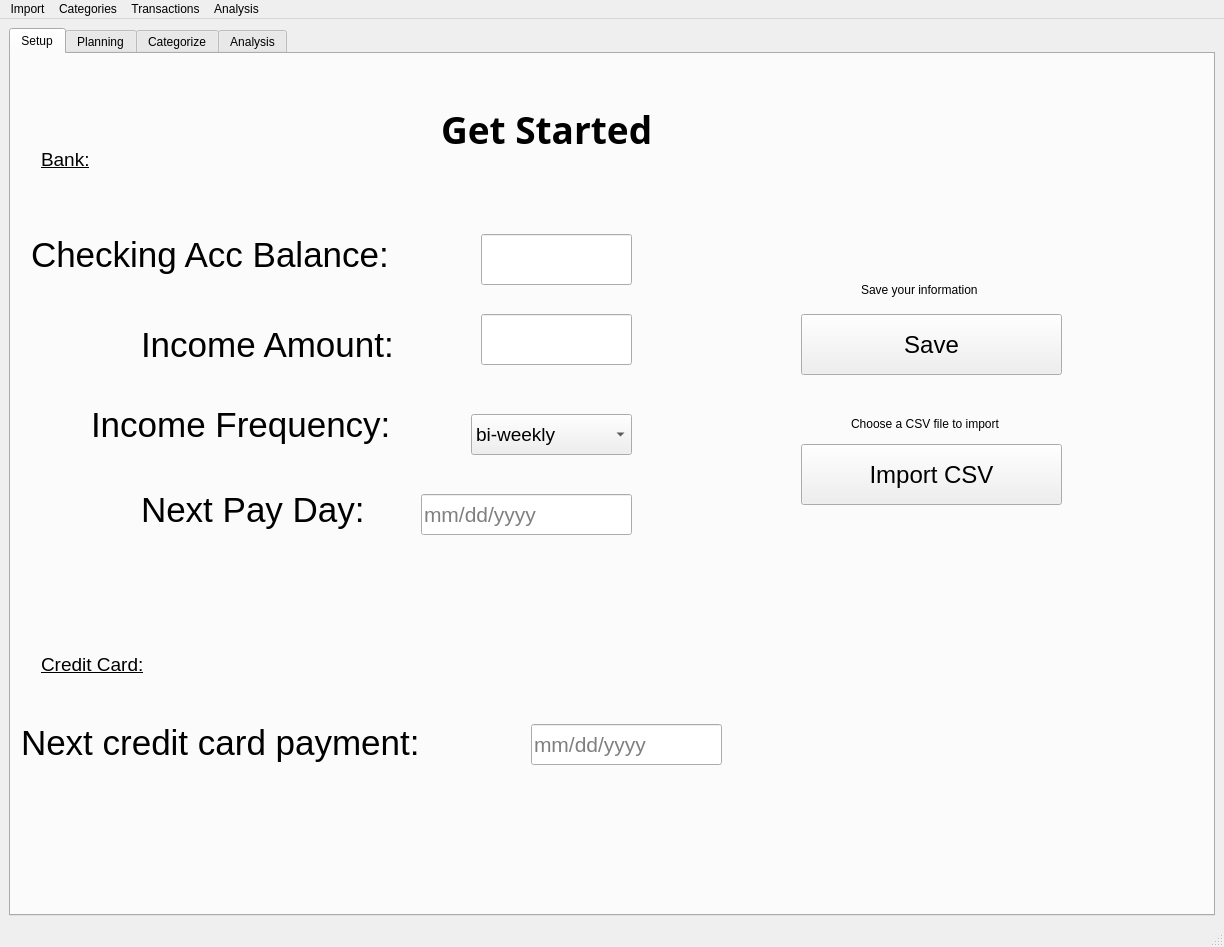
<?xml version="1.0" encoding="UTF-8"?>
<ui version="4.0">
 <class>MainWindow</class>
 <widget class="QMainWindow" name="MainWindow">
  <property name="geometry">
   <rect>
    <x>0</x>
    <y>0</y>
    <width>1224</width>
    <height>947</height>
   </rect>
  </property>
  <property name="windowTitle">
   <string>MainWindow</string>
  </property>
  <widget class="QWidget" name="centralwidget">
   <layout class="QGridLayout" name="gridLayout">
    <item row="0" column="0">
     <widget class="QTabWidget" name="TabWidget">
      <property name="acceptDrops">
       <bool>true</bool>
      </property>
      <property name="accessibleName">
       <string/>
      </property>
      <property name="currentIndex">
       <number>0</number>
      </property>
      <widget class="QWidget" name="Setup">
       <attribute name="title">
        <string>Setup</string>
       </attribute>
       <widget class="QPushButton" name="importCSVBtn">
        <property name="geometry">
         <rect>
          <x>790</x>
          <y>390</y>
          <width>261</width>
          <height>61</height>
         </rect>
        </property>
        <property name="font">
         <font>
          <pointsize>18</pointsize>
         </font>
        </property>
        <property name="text">
         <string>Import CSV</string>
        </property>
       </widget>
       <widget class="QLabel" name="label_9">
        <property name="geometry">
         <rect>
          <x>430</x>
          <y>50</y>
          <width>271</width>
          <height>51</height>
         </rect>
        </property>
        <property name="font">
         <font>
          <family>Segoe UI Black</family>
          <pointsize>28</pointsize>
          <weight>75</weight>
          <bold>true</bold>
         </font>
        </property>
        <property name="text">
         <string>Get Started</string>
        </property>
       </widget>
       <widget class="QLabel" name="label_12">
        <property name="geometry">
         <rect>
          <x>30</x>
          <y>90</y>
          <width>81</width>
          <height>31</height>
         </rect>
        </property>
        <property name="font">
         <font>
          <family>Segoe UI</family>
          <pointsize>14</pointsize>
          <weight>50</weight>
          <bold>false</bold>
          <underline>true</underline>
         </font>
        </property>
        <property name="text">
         <string>Bank:</string>
        </property>
       </widget>
       <widget class="QLabel" name="label_17">
        <property name="geometry">
         <rect>
          <x>850</x>
          <y>220</y>
          <width>131</width>
          <height>31</height>
         </rect>
        </property>
        <property name="text">
         <string>Save your information</string>
        </property>
       </widget>
       <widget class="QLabel" name="label_18">
        <property name="geometry">
         <rect>
          <x>30</x>
          <y>590</y>
          <width>161</width>
          <height>41</height>
         </rect>
        </property>
        <property name="font">
         <font>
          <family>Segoe UI</family>
          <pointsize>14</pointsize>
          <weight>50</weight>
          <bold>false</bold>
          <underline>true</underline>
         </font>
        </property>
        <property name="text">
         <string>Credit Card:</string>
        </property>
       </widget>
       <widget class="QLineEdit" name="checkingAccBal">
        <property name="geometry">
         <rect>
          <x>470</x>
          <y>180</y>
          <width>151</width>
          <height>51</height>
         </rect>
        </property>
        <property name="minimumSize">
         <size>
          <width>5</width>
          <height>5</height>
         </size>
        </property>
        <property name="font">
         <font>
          <pointsize>24</pointsize>
         </font>
        </property>
        <property name="text">
         <string/>
        </property>
       </widget>
       <widget class="QLabel" name="label_19">
        <property name="geometry">
         <rect>
          <x>20</x>
          <y>160</y>
          <width>431</width>
          <height>81</height>
         </rect>
        </property>
        <property name="font">
         <font>
          <family>Segoe UI</family>
          <pointsize>26</pointsize>
         </font>
        </property>
        <property name="text">
         <string>Checking Acc Balance:</string>
        </property>
       </widget>
       <widget class="QLabel" name="label_13">
        <property name="geometry">
         <rect>
          <x>130</x>
          <y>260</y>
          <width>321</width>
          <height>61</height>
         </rect>
        </property>
        <property name="font">
         <font>
          <family>Segoe UI</family>
          <pointsize>26</pointsize>
         </font>
        </property>
        <property name="text">
         <string>Income Amount:</string>
        </property>
       </widget>
       <widget class="QLineEdit" name="incomeAmount">
        <property name="geometry">
         <rect>
          <x>470</x>
          <y>260</y>
          <width>151</width>
          <height>51</height>
         </rect>
        </property>
        <property name="font">
         <font>
          <pointsize>24</pointsize>
         </font>
        </property>
       </widget>
       <widget class="QLabel" name="label_14">
        <property name="geometry">
         <rect>
          <x>80</x>
          <y>340</y>
          <width>371</width>
          <height>61</height>
         </rect>
        </property>
        <property name="font">
         <font>
          <family>Segoe UI</family>
          <pointsize>26</pointsize>
         </font>
        </property>
        <property name="text">
         <string>Income Frequency:</string>
        </property>
       </widget>
       <widget class="QComboBox" name="freqPayDay">
        <property name="geometry">
         <rect>
          <x>460</x>
          <y>360</y>
          <width>161</width>
          <height>41</height>
         </rect>
        </property>
        <property name="font">
         <font>
          <pointsize>14</pointsize>
         </font>
        </property>
        <item>
         <property name="text">
          <string>bi-weekly</string>
         </property>
        </item>
        <item>
         <property name="text">
          <string>weekly</string>
         </property>
        </item>
        <item>
         <property name="text">
          <string>monthly</string>
         </property>
        </item>
       </widget>
       <widget class="QLabel" name="label_15">
        <property name="geometry">
         <rect>
          <x>130</x>
          <y>420</y>
          <width>281</width>
          <height>71</height>
         </rect>
        </property>
        <property name="font">
         <font>
          <family>Segoe UI</family>
          <pointsize>26</pointsize>
         </font>
        </property>
        <property name="text">
         <string>Next Pay Day:</string>
        </property>
       </widget>
       <widget class="QLineEdit" name="nextPayDay">
        <property name="geometry">
         <rect>
          <x>410</x>
          <y>440</y>
          <width>211</width>
          <height>41</height>
         </rect>
        </property>
        <property name="font">
         <font>
          <pointsize>16</pointsize>
         </font>
        </property>
        <property name="placeholderText">
         <string>mm/dd/yyyy</string>
        </property>
       </widget>
       <widget class="QLineEdit" name="nextCCPayment">
        <property name="geometry">
         <rect>
          <x>520</x>
          <y>670</y>
          <width>191</width>
          <height>41</height>
         </rect>
        </property>
        <property name="font">
         <font>
          <pointsize>16</pointsize>
         </font>
        </property>
        <property name="placeholderText">
         <string>mm/dd/yyyy</string>
        </property>
       </widget>
       <widget class="QLabel" name="label_16">
        <property name="geometry">
         <rect>
          <x>10</x>
          <y>650</y>
          <width>511</width>
          <height>78</height>
         </rect>
        </property>
        <property name="font">
         <font>
          <family>Segoe UI</family>
          <pointsize>26</pointsize>
         </font>
        </property>
        <property name="text">
         <string>Next credit card payment:</string>
        </property>
       </widget>
       <widget class="QLabel" name="label_11">
        <property name="geometry">
         <rect>
          <x>840</x>
          <y>360</y>
          <width>161</width>
          <height>20</height>
         </rect>
        </property>
        <property name="text">
         <string>Choose a CSV file to import</string>
        </property>
       </widget>
       <widget class="QPushButton" name="saveUserDataBtn">
        <property name="geometry">
         <rect>
          <x>790</x>
          <y>260</y>
          <width>261</width>
          <height>61</height>
         </rect>
        </property>
        <property name="font">
         <font>
          <pointsize>18</pointsize>
         </font>
        </property>
        <property name="text">
         <string>Save</string>
        </property>
       </widget>
       <widget class="QLabel" name="savedDataLabel">
        <property name="geometry">
         <rect>
          <x>830</x>
          <y>330</y>
          <width>191</width>
          <height>16</height>
         </rect>
        </property>
        <property name="text">
         <string/>
        </property>
       </widget>
      </widget>
      <widget class="QWidget" name="Planning">
       <attribute name="title">
        <string>Planning</string>
       </attribute>
       <widget class="QTabWidget" name="tabWidget">
        <property name="geometry">
         <rect>
          <x>470</x>
          <y>420</y>
          <width>411</width>
          <height>261</height>
         </rect>
        </property>
        <property name="currentIndex">
         <number>0</number>
        </property>
        <widget class="QWidget" name="tabWidgetPage1">
         <attribute name="title">
          <string/>
         </attribute>
        </widget>
        <widget class="QWidget" name="tabWidgetPage2">
         <attribute name="title">
          <string/>
         </attribute>
        </widget>
       </widget>
       <widget class="QLineEdit" name="namePlannedT">
        <property name="geometry">
         <rect>
          <x>130</x>
          <y>160</y>
          <width>141</width>
          <height>21</height>
         </rect>
        </property>
        <property name="placeholderText">
         <string>Name</string>
        </property>
       </widget>
       <widget class="QLineEdit" name="amountPlannedT">
        <property name="geometry">
         <rect>
          <x>130</x>
          <y>260</y>
          <width>141</width>
          <height>21</height>
         </rect>
        </property>
        <property name="placeholderText">
         <string>Amount</string>
        </property>
       </widget>
       <widget class="QLabel" name="frequencyLabel">
        <property name="geometry">
         <rect>
          <x>60</x>
          <y>330</y>
          <width>261</width>
          <height>21</height>
         </rect>
        </property>
        <property name="font">
         <font>
          <family>Segoe UI</family>
          <pointsize>10</pointsize>
         </font>
        </property>
        <property name="text">
         <string>Recurring or singular expenditure:</string>
        </property>
       </widget>
       <widget class="QLabel" name="label_2">
        <property name="geometry">
         <rect>
          <x>530</x>
          <y>370</y>
          <width>301</width>
          <height>31</height>
         </rect>
        </property>
        <property name="font">
         <font>
          <family>Segoe UI</family>
          <pointsize>10</pointsize>
         </font>
        </property>
        <property name="text">
         <string>Categories with planned expenditures</string>
        </property>
       </widget>
       <widget class="QPushButton" name="savePlannedT">
        <property name="geometry">
         <rect>
          <x>130</x>
          <y>670</y>
          <width>113</width>
          <height>32</height>
         </rect>
        </property>
        <property name="text">
         <string>Save</string>
        </property>
       </widget>
       <widget class="QLabel" name="label_3">
        <property name="geometry">
         <rect>
          <x>50</x>
          <y>100</y>
          <width>141</width>
          <height>31</height>
         </rect>
        </property>
        <property name="font">
         <font>
          <family>Segoe UI</family>
          <pointsize>10</pointsize>
         </font>
        </property>
        <property name="text">
         <string>Enter expenditure:</string>
        </property>
       </widget>
       <widget class="QComboBox" name="recurrenceComboBox">
        <property name="geometry">
         <rect>
          <x>240</x>
          <y>390</y>
          <width>104</width>
          <height>26</height>
         </rect>
        </property>
        <item>
         <property name="text">
          <string>daily</string>
         </property>
        </item>
        <item>
         <property name="text">
          <string>weekly</string>
         </property>
        </item>
        <item>
         <property name="text">
          <string>bi-weekly</string>
         </property>
        </item>
        <item>
         <property name="text">
          <string>monthly</string>
         </property>
        </item>
        <item>
         <property name="text">
          <string>quarterly</string>
         </property>
        </item>
        <item>
         <property name="text">
          <string>bi-annually</string>
         </property>
        </item>
        <item>
         <property name="text">
          <string>annually</string>
         </property>
        </item>
       </widget>
       <widget class="QComboBox" name="categoryComboBox">
        <property name="geometry">
         <rect>
          <x>130</x>
          <y>210</y>
          <width>141</width>
          <height>22</height>
         </rect>
        </property>
       </widget>
       <widget class="QPushButton" name="removeBtn">
        <property name="geometry">
         <rect>
          <x>270</x>
          <y>670</y>
          <width>111</width>
          <height>31</height>
         </rect>
        </property>
        <property name="text">
         <string>Remove</string>
        </property>
       </widget>
       <widget class="QLabel" name="label_10">
        <property name="geometry">
         <rect>
          <x>70</x>
          <y>510</y>
          <width>161</width>
          <height>21</height>
         </rect>
        </property>
        <property name="font">
         <font>
          <family>Segoe UI</family>
          <pointsize>10</pointsize>
         </font>
        </property>
        <property name="text">
         <string>Method of Payment:</string>
        </property>
       </widget>
       <widget class="QWidget" name="verticalLayoutWidget">
        <property name="geometry">
         <rect>
          <x>130</x>
          <y>560</y>
          <width>160</width>
          <height>80</height>
         </rect>
        </property>
        <layout class="QVBoxLayout" name="paymentGroup">
         <item>
          <widget class="QRadioButton" name="creditRadioBtn">
           <property name="text">
            <string>Credit Card</string>
           </property>
          </widget>
         </item>
         <item>
          <widget class="QRadioButton" name="checkingRadioBtn">
           <property name="text">
            <string>Checking Account</string>
           </property>
          </widget>
         </item>
        </layout>
       </widget>
       <widget class="QWidget" name="verticalLayoutWidget_2">
        <property name="geometry">
         <rect>
          <x>130</x>
          <y>380</y>
          <width>91</width>
          <height>80</height>
         </rect>
        </property>
        <layout class="QVBoxLayout" name="frequencyLayout">
         <item>
          <widget class="QRadioButton" name="recurringBtn">
           <property name="text">
            <string>Recurring</string>
           </property>
          </widget>
         </item>
         <item>
          <widget class="QRadioButton" name="singularBtn">
           <property name="text">
            <string>Singular</string>
           </property>
          </widget>
         </item>
        </layout>
       </widget>
       <widget class="QCalendarWidget" name="calendarWidget">
        <property name="geometry">
         <rect>
          <x>480</x>
          <y>120</y>
          <width>391</width>
          <height>211</height>
         </rect>
        </property>
       </widget>
       <widget class="QLabel" name="label_7">
        <property name="geometry">
         <rect>
          <x>310</x>
          <y>20</y>
          <width>491</width>
          <height>51</height>
         </rect>
        </property>
        <property name="font">
         <font>
          <family>Segoe UI Black</family>
          <pointsize>24</pointsize>
          <weight>75</weight>
          <bold>true</bold>
         </font>
        </property>
        <property name="text">
         <string>Plan Major Transactions</string>
        </property>
       </widget>
      </widget>
      <widget class="QWidget" name="Categorize">
       <attribute name="title">
        <string>Categorize</string>
       </attribute>
       <widget class="QLabel" name="instructionsLabel">
        <property name="geometry">
         <rect>
          <x>230</x>
          <y>20</y>
          <width>471</width>
          <height>21</height>
         </rect>
        </property>
        <property name="font">
         <font>
          <pointsize>12</pointsize>
          <weight>75</weight>
          <bold>true</bold>
         </font>
        </property>
        <property name="text">
         <string>Create New Categories and Sort Transactions</string>
        </property>
        <property name="alignment">
         <set>Qt::AlignCenter</set>
        </property>
       </widget>
       <widget class="QLabel" name="listLabel">
        <property name="geometry">
         <rect>
          <x>670</x>
          <y>60</y>
          <width>91</width>
          <height>41</height>
         </rect>
        </property>
        <property name="font">
         <font>
          <pointsize>10</pointsize>
          <weight>75</weight>
          <bold>true</bold>
         </font>
        </property>
        <property name="text">
         <string>Categories</string>
        </property>
       </widget>
       <widget class="QLabel" name="label">
        <property name="geometry">
         <rect>
          <x>120</x>
          <y>70</y>
          <width>211</width>
          <height>16</height>
         </rect>
        </property>
        <property name="font">
         <font>
          <pointsize>10</pointsize>
          <weight>75</weight>
          <bold>true</bold>
         </font>
        </property>
        <property name="text">
         <string>Unhandled Transactions</string>
        </property>
       </widget>
       <widget class="QTabWidget" name="categoryWidget">
        <property name="geometry">
         <rect>
          <x>500</x>
          <y>100</y>
          <width>421</width>
          <height>391</height>
         </rect>
        </property>
        <property name="acceptDrops">
         <bool>true</bool>
        </property>
        <property name="currentIndex">
         <number>0</number>
        </property>
        <widget class="QWidget" name="tab1">
         <attribute name="title">
          <string>Category</string>
         </attribute>
        </widget>
        <widget class="QWidget" name="tab2">
         <attribute name="title">
          <string>Category</string>
         </attribute>
        </widget>
       </widget>
       <widget class="QTableWidget" name="tableWidget">
        <property name="geometry">
         <rect>
          <x>30</x>
          <y>100</y>
          <width>441</width>
          <height>571</height>
         </rect>
        </property>
        <property name="dragEnabled">
         <bool>true</bool>
        </property>
        <column>
         <property name="text">
          <string>ID</string>
         </property>
        </column>
        <column>
         <property name="text">
          <string>Date</string>
         </property>
        </column>
        <column>
         <property name="text">
          <string>Location</string>
         </property>
        </column>
        <column>
         <property name="text">
          <string>Amount</string>
         </property>
        </column>
       </widget>
       <widget class="QLabel" name="label_4">
        <property name="geometry">
         <rect>
          <x>510</x>
          <y>520</y>
          <width>97</width>
          <height>34</height>
         </rect>
        </property>
        <property name="font">
         <font>
          <family>Segoe UI</family>
          <pointsize>10</pointsize>
          <weight>50</weight>
          <bold>false</bold>
         </font>
        </property>
        <property name="text">
         <string>$ Allotted:</string>
        </property>
       </widget>
       <widget class="QLabel" name="categoryAllotted">
        <property name="geometry">
         <rect>
          <x>610</x>
          <y>510</y>
          <width>96</width>
          <height>51</height>
         </rect>
        </property>
        <property name="font">
         <font>
          <family>Segoe UI</family>
          <pointsize>16</pointsize>
         </font>
        </property>
        <property name="text">
         <string/>
        </property>
       </widget>
       <widget class="QLabel" name="label_8">
        <property name="geometry">
         <rect>
          <x>730</x>
          <y>520</y>
          <width>71</width>
          <height>34</height>
         </rect>
        </property>
        <property name="font">
         <font>
          <family>Segoe UI</family>
          <pointsize>10</pointsize>
          <weight>50</weight>
          <bold>false</bold>
         </font>
        </property>
        <property name="text">
         <string>$ Spent:</string>
        </property>
       </widget>
       <widget class="QLabel" name="categorySpent">
        <property name="geometry">
         <rect>
          <x>810</x>
          <y>510</y>
          <width>96</width>
          <height>51</height>
         </rect>
        </property>
        <property name="font">
         <font>
          <family>Segoe UI</family>
          <pointsize>16</pointsize>
         </font>
        </property>
        <property name="text">
         <string/>
        </property>
       </widget>
       <widget class="QPushButton" name="openCatPopUp">
        <property name="geometry">
         <rect>
          <x>960</x>
          <y>130</y>
          <width>91</width>
          <height>41</height>
         </rect>
        </property>
        <property name="text">
         <string>New Category</string>
        </property>
       </widget>
       <widget class="QPushButton" name="editCategory">
        <property name="geometry">
         <rect>
          <x>960</x>
          <y>190</y>
          <width>91</width>
          <height>41</height>
         </rect>
        </property>
        <property name="text">
         <string>Edit</string>
        </property>
       </widget>
       <widget class="QPushButton" name="undoBtn">
        <property name="geometry">
         <rect>
          <x>960</x>
          <y>250</y>
          <width>91</width>
          <height>41</height>
         </rect>
        </property>
        <property name="text">
         <string>Undo</string>
        </property>
       </widget>
       <widget class="QPushButton" name="deleteCategory">
        <property name="geometry">
         <rect>
          <x>960</x>
          <y>310</y>
          <width>91</width>
          <height>41</height>
         </rect>
        </property>
        <property name="text">
         <string>Delete</string>
        </property>
       </widget>
      </widget>
      <widget class="QWidget" name="Analysis">
       <attribute name="title">
        <string>Analysis</string>
       </attribute>
       <widget class="QTableWidget" name="categoryAnalysisTable">
        <property name="geometry">
         <rect>
          <x>80</x>
          <y>90</y>
          <width>801</width>
          <height>381</height>
         </rect>
        </property>
        <property name="autoFillBackground">
         <bool>false</bool>
        </property>
        <property name="editTriggers">
         <set>QAbstractItemView::NoEditTriggers</set>
        </property>
        <property name="textElideMode">
         <enum>Qt::ElideRight</enum>
        </property>
        <column>
         <property name="text">
          <string>Category</string>
         </property>
        </column>
        <column>
         <property name="text">
          <string>$ Allotted</string>
         </property>
        </column>
        <column>
         <property name="text">
          <string>$ Spent</string>
         </property>
        </column>
        <column>
         <property name="text">
          <string>$ Planned</string>
         </property>
        </column>
        <column>
         <property name="text">
          <string>Balance</string>
         </property>
        </column>
       </widget>
       <widget class="QLabel" name="spendingLabel">
        <property name="geometry">
         <rect>
          <x>340</x>
          <y>20</y>
          <width>281</width>
          <height>51</height>
         </rect>
        </property>
        <property name="font">
         <font>
          <pointsize>20</pointsize>
         </font>
        </property>
        <property name="text">
         <string>Spending Analysis</string>
        </property>
        <property name="alignment">
         <set>Qt::AlignCenter</set>
        </property>
       </widget>
       <widget class="QLabel" name="label_5">
        <property name="geometry">
         <rect>
          <x>80</x>
          <y>520</y>
          <width>181</width>
          <height>51</height>
         </rect>
        </property>
        <property name="font">
         <font>
          <family>Segoe UI</family>
          <pointsize>10</pointsize>
          <weight>50</weight>
          <bold>false</bold>
         </font>
        </property>
        <property name="text">
         <string>Total Amount Spent:</string>
        </property>
       </widget>
       <widget class="QLabel" name="amountSpentLabel">
        <property name="geometry">
         <rect>
          <x>280</x>
          <y>520</y>
          <width>101</width>
          <height>51</height>
         </rect>
        </property>
        <property name="font">
         <font>
          <pointsize>12</pointsize>
         </font>
        </property>
        <property name="text">
         <string>TextLabel</string>
        </property>
       </widget>
       <widget class="QLabel" name="label_6">
        <property name="geometry">
         <rect>
          <x>440</x>
          <y>530</y>
          <width>271</width>
          <height>31</height>
         </rect>
        </property>
        <property name="font">
         <font>
          <family>Segoe UI</family>
          <pointsize>10</pointsize>
          <weight>50</weight>
          <bold>false</bold>
         </font>
        </property>
        <property name="text">
         <string>Percentage of Monthly Budget:</string>
        </property>
       </widget>
       <widget class="QLabel" name="percentageSpentLabel">
        <property name="geometry">
         <rect>
          <x>720</x>
          <y>530</y>
          <width>91</width>
          <height>31</height>
         </rect>
        </property>
        <property name="font">
         <font>
          <pointsize>12</pointsize>
         </font>
        </property>
        <property name="text">
         <string>TextLabel</string>
        </property>
       </widget>
       <widget class="QPushButton" name="plotWindow">
        <property name="geometry">
         <rect>
          <x>920</x>
          <y>110</y>
          <width>151</width>
          <height>51</height>
         </rect>
        </property>
        <property name="text">
         <string>Credit Card Analysis</string>
        </property>
       </widget>
       <widget class="QPushButton" name="cashProjectionsBtn">
        <property name="geometry">
         <rect>
          <x>920</x>
          <y>180</y>
          <width>151</width>
          <height>51</height>
         </rect>
        </property>
        <property name="text">
         <string>Cash Projections</string>
        </property>
       </widget>
      </widget>
     </widget>
    </item>
   </layout>
  </widget>
  <widget class="QMenuBar" name="menubar">
   <property name="geometry">
    <rect>
     <x>0</x>
     <y>0</y>
     <width>1224</width>
     <height>26</height>
    </rect>
   </property>
   <widget class="QMenu" name="menuImport">
    <property name="title">
     <string>Import</string>
    </property>
   </widget>
   <widget class="QMenu" name="menuCategories">
    <property name="title">
     <string>Categories</string>
    </property>
   </widget>
   <widget class="QMenu" name="menuTransactions">
    <property name="title">
     <string>Transactions</string>
    </property>
   </widget>
   <widget class="QMenu" name="menuAnalysis">
    <property name="title">
     <string>Analysis</string>
    </property>
   </widget>
   <addaction name="menuImport"/>
   <addaction name="menuCategories"/>
   <addaction name="menuTransactions"/>
   <addaction name="menuAnalysis"/>
  </widget>
  <widget class="QStatusBar" name="statusbar"/>
  <action name="actionImport_CSV">
   <property name="text">
    <string>Import CSV</string>
   </property>
  </action>
 </widget>
 <resources/>
 <connections/>
</ui>
